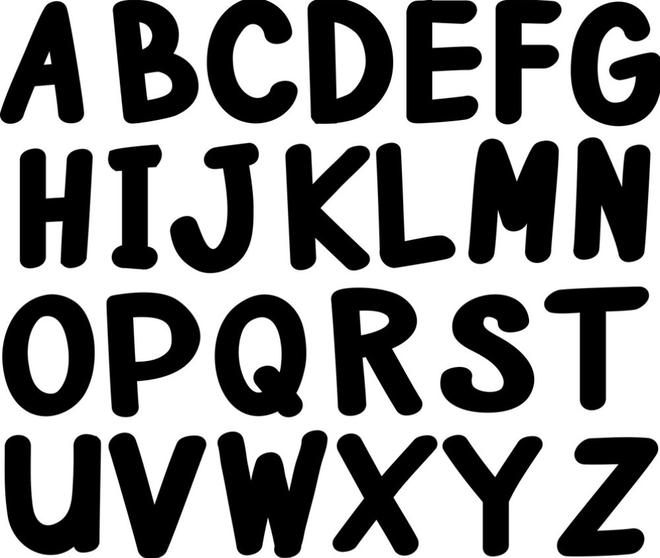
#> input picture Basic level image processing/c12_Morphological_Operators/yazi.jpg, 660 x 558 px
$ python HAFTA8_K4_close.py
#> lines starting #> are read from the running program, lines starting #| are printed output that depends on the picture; after the words box and inside, x2 and y2 are one past the last pixel; in counts of white or black regions, pixels touching at a corner belong together
# -*- coding: utf-8 -*-
"""
Created on Fri May  5 10:34:02 2023

@author: MUOZIC
"""

import cv2
import numpy as np
import matplotlib.pyplot as plt

img = cv2.imread("yazi.jpg", 0)
#> img is the input picture: shape (558, 660); min 0, max 255, mean 141.7

binr = cv2.threshold(img, 0, 255, cv2.THRESH_BINARY+cv2.THRESH_OTSU)[1]
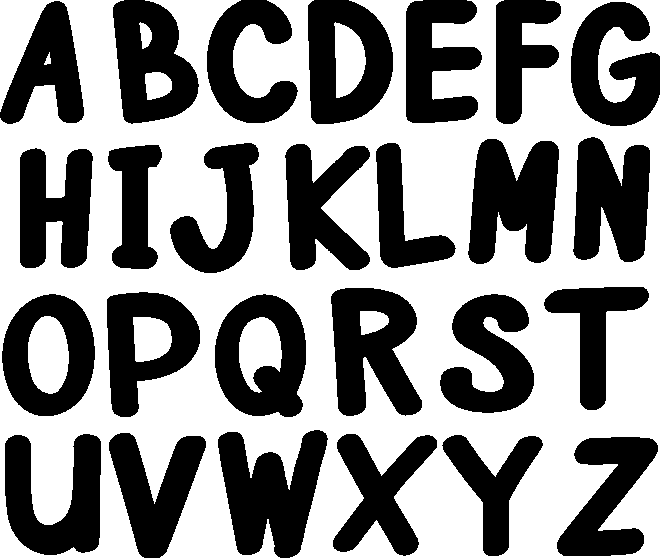
#> binr: shape (558, 660); 55.6% white; 26 black regions, largest, box (x1, y1, x2, y2) and area: (218, 430, 328, 558) 8682, (468, 139, 559, 264) 8175, (331, 288, 422, 416) 7789

kernel = np.ones((5, 5), np.uint8)

invert = cv2.bitwise_not(binr)

closing = cv2.morphologyEx(invert, cv2.MORPH_CLOSE,kernel, iterations=4)
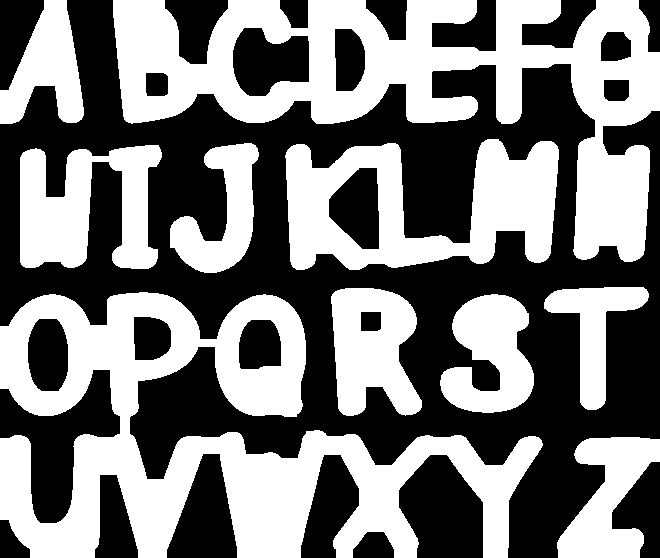
#> closing: shape (558, 660); 48.3% white; 10 white regions, largest, box (x1, y1, x2, y2) and area: (0, 292, 543, 558) 58242, (113, 0, 660, 262) 49657, (285, 139, 559, 270) 19982

cv2.imshow("original",invert)
cv2.imshow("closing",closing)


cv2.waitKey(0)
cv2.destroyAllWindows()
